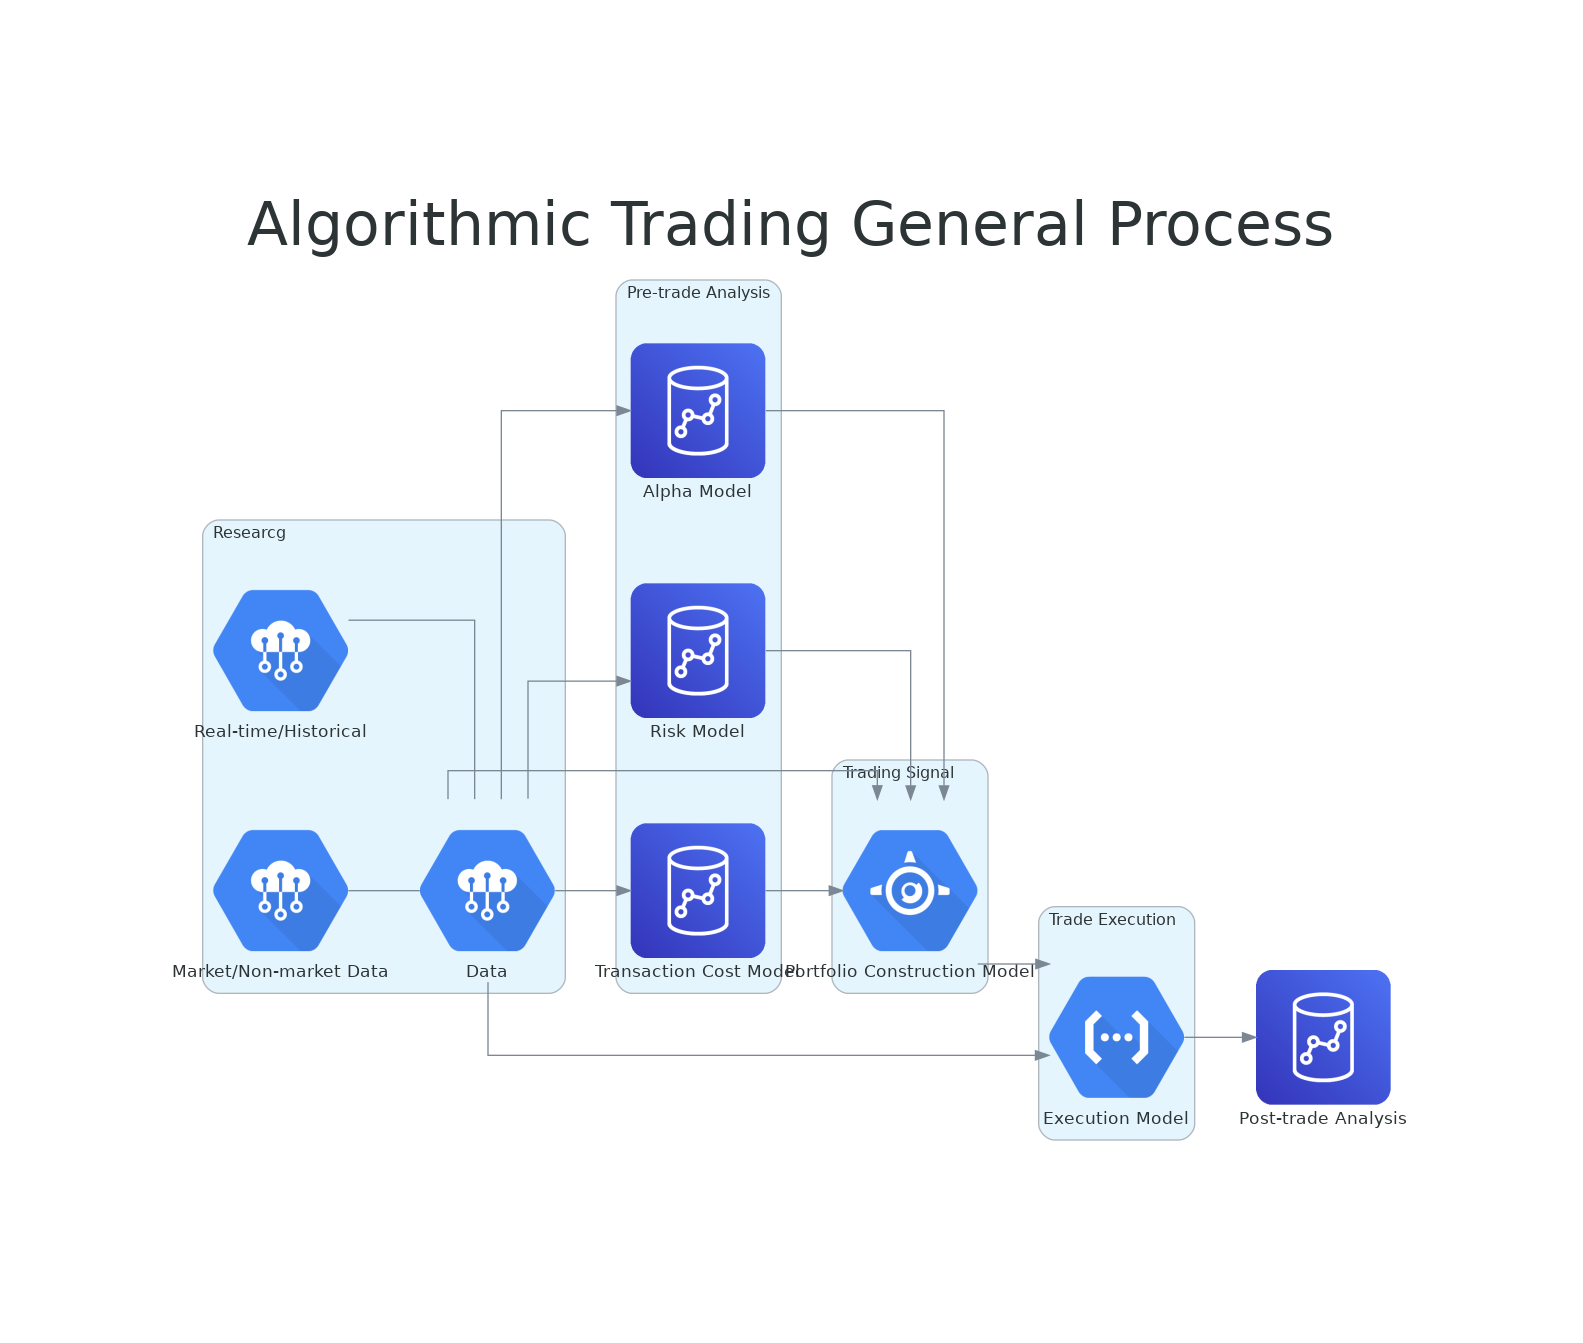

Write Python code to recreate this figure.
from diagrams import Diagram, Cluster
from diagrams.aws.database import Redshift
from diagrams.gcp.iot import IotCore
from diagrams.gcp.compute import AppEngine, Functions

graph_attr = {"fontsize": "45",
              "bgcolor": "transparent",
              # 'center': 'true'
              # 'concentrate':'false'
              'labelloc':"t"
              }

with Diagram('Algorithmic Trading General Process', direction='LR', filename='finances/Algorithmic Trading/algo_trading_general_process_diagram',graph_attr=graph_attr) as d:
  with Cluster('Researcg'):
    data = IotCore('Data')
    data_time = IotCore('Real-time/Historical')
    data_type = IotCore('Market/Non-market Data')

  data_time - data
  data_type - data

  with Cluster('Pre-trade Analysis'):
    pretrade_analysis = [Redshift('Alpha Model'),
                          Redshift('Risk Model'),
                          Redshift('Transaction Cost Model')]
  data >> pretrade_analysis

  with Cluster('Trading Signal'):
    trading_signal = AppEngine('Portfolio Construction Model')

  data >> trading_signal
  pretrade_analysis >> trading_signal

  with Cluster('Trade Execution'):
    trade_execution = Functions('Execution Model')

  data >> trade_execution
  trading_signal >> trade_execution

  post_trade_analysis = Redshift('Post-trade Analysis')

  trade_execution >> post_trade_analysis

d
